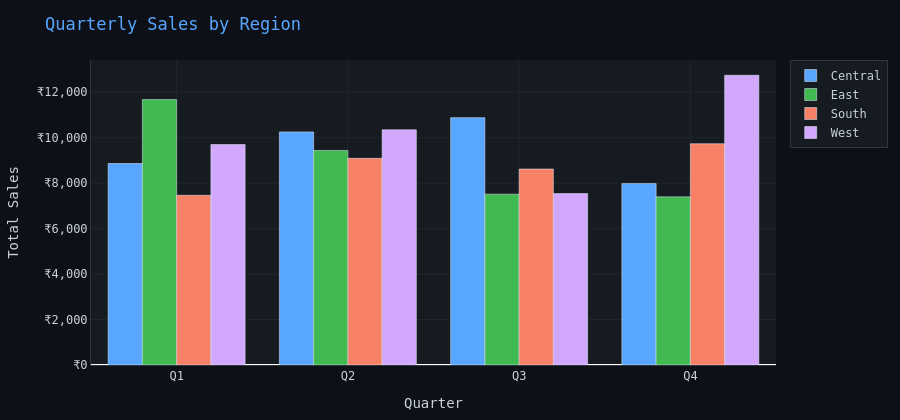

Write notebook code for a chart like this one.
### Markdown cell above
---
##  Chart 5 — Quarterly Sales by Region (Grouped Bar)
Click legend to isolate regions · Double-click to reset

### Code cell
q_region = df.groupby(['Quarter','Region'])['Sales'].sum().reset_index()
q_region['Q_Label'] = 'Q' + q_region['Quarter'].astype(str)

fig = go.Figure()
for region, color in zip(df['Region'].unique(), COLORS):
    sub = q_region[q_region['Region'] == region]
    fig.add_trace(go.Bar(
        x=sub['Q_Label'], y=sub['Sales'],
        name=region, marker_color=color,
        hovertemplate=f'<b>{region}</b><br>Quarter: %{{x}}<br>Sales: ₹%{{y:,.0f}}<extra></extra>'
    ))

fig.update_layout(
    paper_bgcolor='#0d1117', plot_bgcolor='#161b22',
    font=dict(color='#c9d1d9', family='monospace'),
    legend=dict(bgcolor='#161b22', bordercolor='#30363d', borderwidth=1),
    hoverlabel=dict(bgcolor='#1c2128', bordercolor='#58a6ff', font_color='#c9d1d9'),
    margin=dict(l=60, r=30, t=60, b=50),
    title=dict(text=' Quarterly Sales by Region', font=dict(size=17, color='#58a6ff')),
    barmode='group',
    xaxis=dict(gridcolor='#21262d', linecolor='#30363d', title='Quarter'),
    yaxis=dict(gridcolor='#21262d', linecolor='#30363d', tickprefix='₹', tickformat=',.0f', title='Total Sales'),
    height=420
)
fig.show()

### Figure 1 — Plotly figure (JSON) as saved in the notebook; plotly's stock layout.template omitted (floating-point values rounded to 4 significant figures)
{"data": [{"hovertemplate": "<b>Central</b><br>Quarter: %{x}<br>Sales: ₹%{y:,.0f}<extra></extra>", "marker": {"color": "#58a6ff"}, "name": "Central", "type": "bar", "x": ["Q1", "Q2", "Q3", "Q4"], "y": [8866.0, 10260.0, 10880.0, 7982.0]}, {"hovertemplate": "<b>East</b><br>Quarter: %{x}<br>Sales: ₹%{y:,.0f}<extra></extra>", "marker": {"color": "#3fb950"}, "name": "East", "type": "bar", "x": ["Q1", "Q2", "Q3", "Q4"], "y": [11680.0, 9440.0, 7517.0, 7399.0]}, {"hovertemplate": "<b>South</b><br>Quarter: %{x}<br>Sales: ₹%{y:,.0f}<extra></extra>", "marker": {"color": "#f78166"}, "name": "South", "type": "bar", "x": ["Q1", "Q2", "Q3", "Q4"], "y": [7466.0, 9093.0, 8624.0, 9735.0]}, {"hovertemplate": "<b>West</b><br>Quarter: %{x}<br>Sales: ₹%{y:,.0f}<extra></extra>", "marker": {"color": "#d2a8ff"}, "name": "West", "type": "bar", "x": ["Q1", "Q2", "Q3", "Q4"], "y": [9702.0, 10350.0, 7545.0, 12750.0]}], "layout": {"barmode": "group", "font": {"color": "#c9d1d9", "family": "monospace"}, "height": 420, "hoverlabel": {"bgcolor": "#1c2128", "bordercolor": "#58a6ff", "font": {"color": "#c9d1d9"}}, "legend": {"bgcolor": "#161b22", "bordercolor": "#30363d", "borderwidth": 1}, "margin": {"b": 50, "l": 60, "r": 30, "t": 60}, "paper_bgcolor": "#0d1117", "plot_bgcolor": "#161b22", "title": {"font": {"color": "#58a6ff", "size": 17}, "text": " Quarterly Sales by Region"}, "xaxis": {"gridcolor": "#21262d", "linecolor": "#30363d", "title": {"text": "Quarter"}}, "yaxis": {"gridcolor": "#21262d", "linecolor": "#30363d", "tickformat": ",.0f", "tickprefix": "₹", "title": {"text": "Total Sales"}}}}
